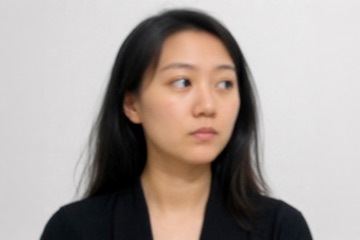
#> input picture miniprogram/assets/photo-samples/photo-sample-bad-1.jpg, 360 x 240 px
$ python crop-style-sample.py ../miniprogram/assets/photo-samples/photo-sample-bad-1.jpg ../miniprogram/assets/photo-samples/photo-sample-good-1.jpg
#> lines starting #> are read from the running program, lines starting #| are printed output that depends on the picture
#!/usr/bin/env python3
"""将任意图片居中裁为 3:4 并缩放到 540×720，无黑边填充。"""
import sys
from pathlib import Path

try:
    from PIL import Image
except ImportError:
    print("需要 Pillow: pip3 install Pillow", file=sys.stderr)
    sys.exit(1)

TARGET_W, TARGET_H = 540, 720
RATIO = TARGET_W / TARGET_H


def crop_to_34(src: Path, dest: Path) -> None:
    im = Image.open(src).convert("RGB")
#> im is the input picture: PIL image 360x240 RGB; mean R, G, B 168, 158.3, 153.6
    w, h = im.size
#> w = 360; h = 240
    if w / h > RATIO:
        crop_w = int(h * RATIO)
#> crop_w = 180
        left = (w - crop_w) // 2
#> left = 90
        im = im.crop((left, 0, left + crop_w, h))
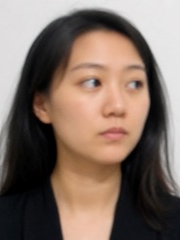
#> im: PIL image 180x240 RGB; mean R, G, B 128.1, 110, 99.6
    elif w / h < RATIO:
        crop_h = int(w / RATIO)
        top = (h - crop_h) // 2
        im = im.crop((0, top, w, top + crop_h))
    im = im.resize((TARGET_W, TARGET_H), Image.Resampling.LANCZOS)
#> im: PIL image 540x720 RGB
    dest.parent.mkdir(parents=True, exist_ok=True)
    im.save(dest, "JPEG", quality=82, optimize=True, progressive=True)


if __name__ == "__main__":
    if len(sys.argv) != 3:
        print(f"用法: {sys.argv[0]} <输入> <输出.jpg>", file=sys.stderr)
        sys.exit(1)
    crop_to_34(Path(sys.argv[1]), Path(sys.argv[2]))
